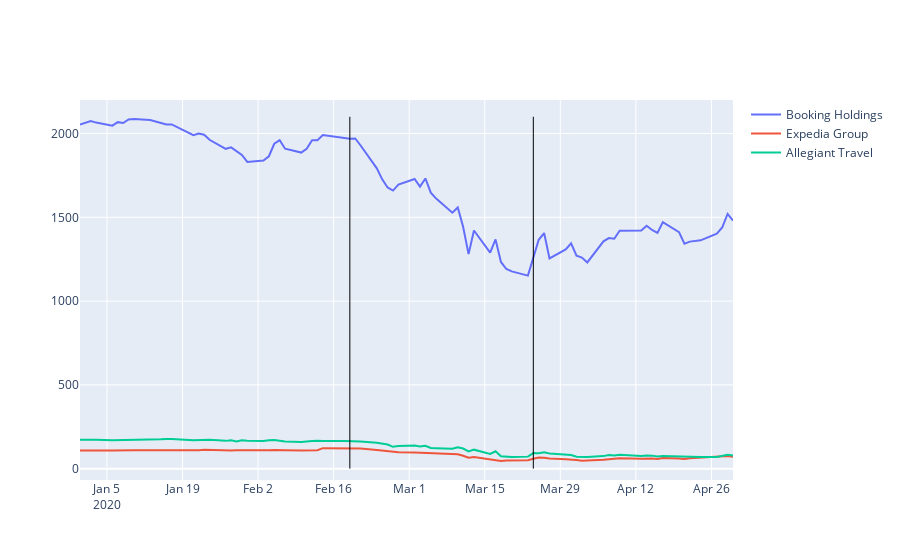

Write notebook code for a chart like this one.
### Code cell
import plotly.graph_objects as go
fig = go.Figure()
fig.add_trace(go.Scatter(x=stock['BKNG'].index, y=stock['BKNG']['Adj Close'],
                    mode='lines',
                    name='Booking Holdings'))
fig.add_trace(go.Scatter(x=stock['EXPE'].index, y=stock['EXPE']['Adj Close'],
                    mode='lines',
                    name='Expedia Group'))
fig.add_trace(go.Scatter(x=stock['ALGT'].index, y=stock['ALGT']['Adj Close'],
                    mode='lines', name='Allegiant Travel'))


fig.add_shape(
        # Line reference to the axes
            type="line",
            xref="x",
            yref="y",
            x0= '2020-02-19', 
            y0=0,
            x1= '2020-02-19',
            y1=2100,
            line=dict(
                color="black",
                width=1,
            ),
        )
fig.add_shape(
            type="line",
            xref="x",
            yref="y",
            x0= '2020-03-24', 
            y0=0,
            x1= '2020-03-24',
            y1=2100,
            line=dict(
                color="black",
                width=1,
            ),
        )
